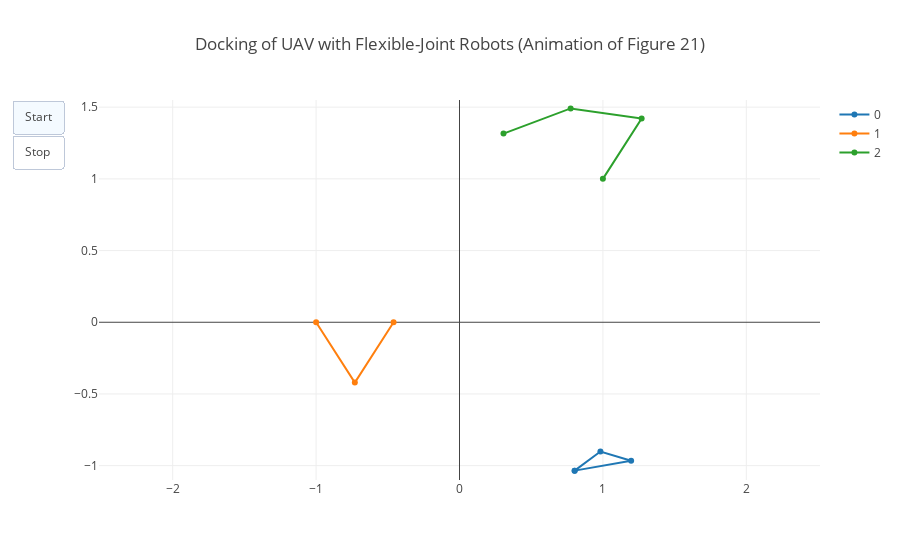

Write notebook code for a chart like this one.
### Markdown cell above
## Autonomous Docking with Heterogeneous Flexible-Joint Robots
Network of a 2-link and 3-link flexible-joint robot, which prepare to grasp a UAV at a cooperatively agreed location.

### Code cell
from systemsim.network import DistributedIDAPBC

# Specify relative configuration of all edges in the network
directed_edges = {
    (uav, arm3): (np.array([[1, 0],[0, 1]]), np.array([0.2,0])),
    (uav, arm2): (np.array([[1, 0],[0, 1]]), np.array([-0.2,0])),
} 
# Copy edges and negate sign to make undirected edges
undirected_edges = DistributedIDAPBC.undirected_edges(directed_edges)

# There are no leaders in the network
leaders = {}
            
# Initialize the network
network = DistributedIDAPBC([uav, arm2, arm3], undirected_edges, leaders)

# Run simulation
time_range = np.arange(start=0,step=0.1,stop=15)
network.simulate(time_range)

# Show animation of results
network.make_animation_data(1, 25)
animationfigure = network.get_animation_figure([-1,1],[-1.1,1.55],'Docking of UAV with Flexible-Joint Robots (Animation of Figure 21)')
iplot(animationfigure)
